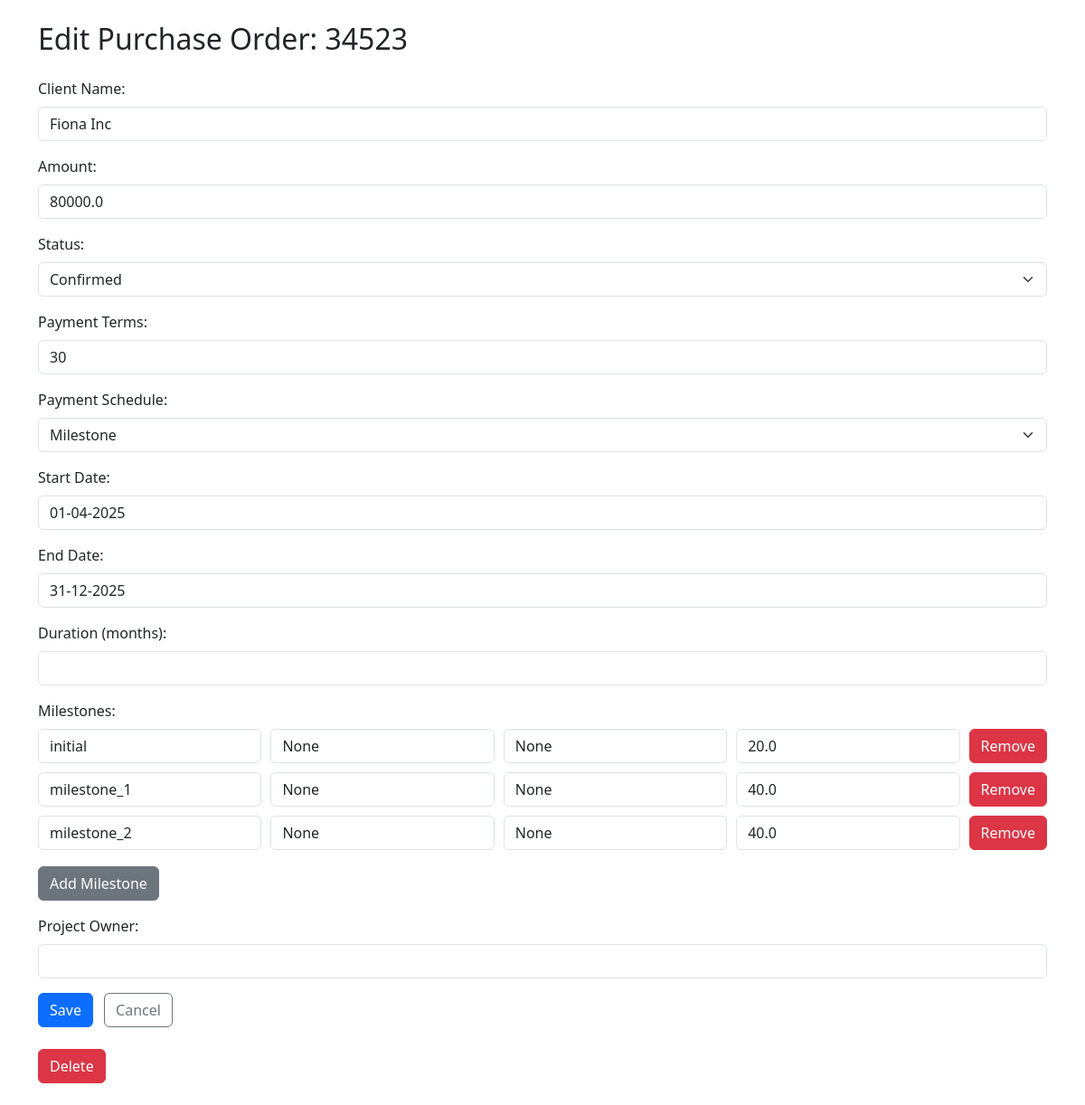
Before: /edit_po/34523 with the older database file.
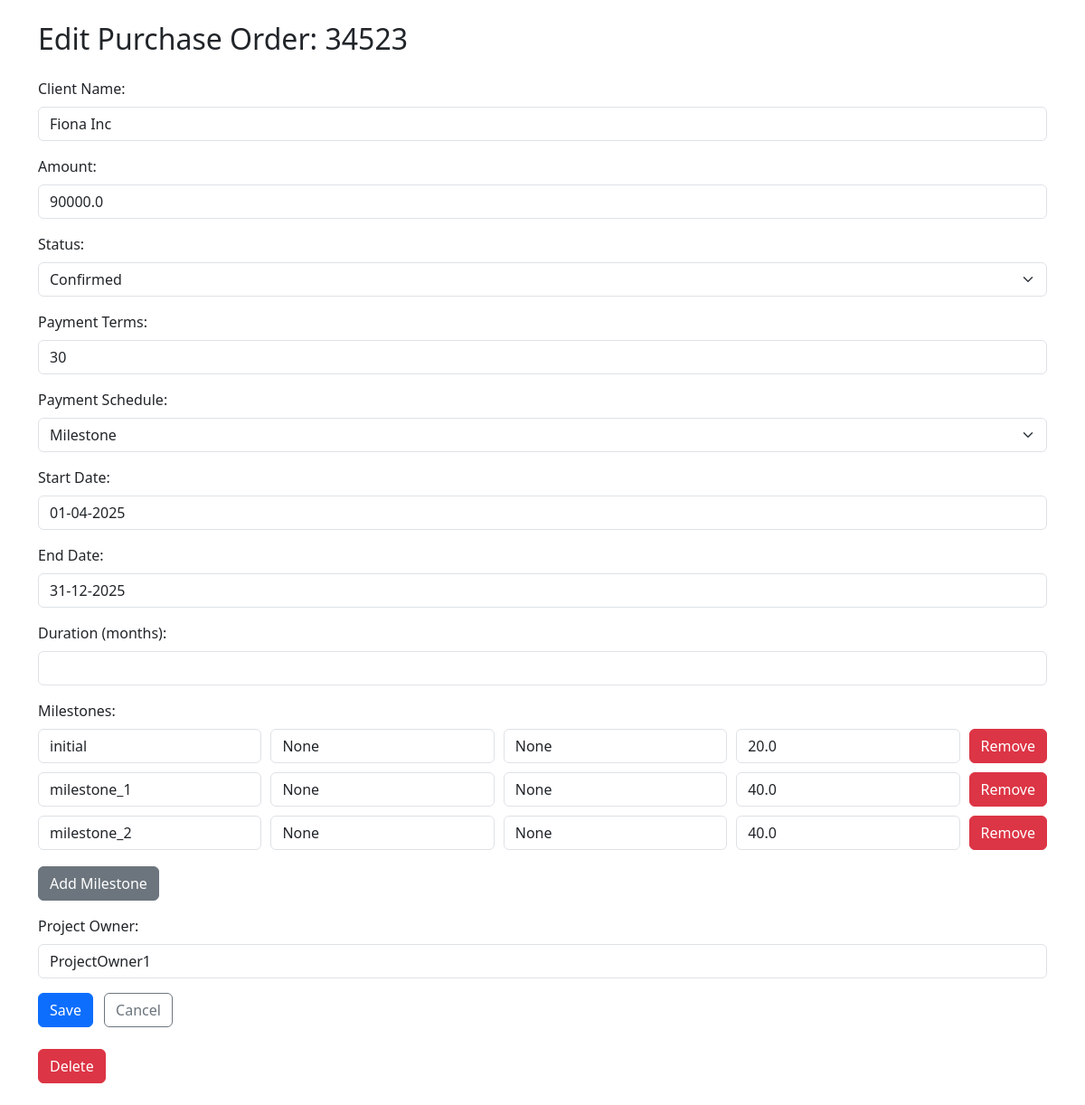
After: the same page with the newer database file.
### db/database.py (models this page shows)
class PurchaseOrder(Base):
    __tablename__ = "purchase_orders"
    id = Column(Integer, primary_key=True, index=True)
    po_id = Column(String, unique=True, index=True)
    client_name = Column(String)
    amount = Column(Float)
    status = Column(String)
    payment_terms = Column(Integer)
    payment_type = Column(String)
    start_date = Column(String)
    end_date = Column(String)
    duration_months = Column(Integer)
    payment_frequency = Column(Integer, nullable=True)
    project_owner = Column(String, nullable=True)
    milestones = relationship("Milestone", cascade="all, delete-orphan", backref="purchase_order")
    payment_schedule = relationship("PaymentSchedule", cascade="all, delete-orphan", backref="purchase_order")

class Milestone(Base):
    __tablename__ = "milestones"
    id = Column(Integer, primary_key=True)
    po_id = Column(String, ForeignKey("purchase_orders.po_id"))
    milestone_name = Column(String)
    milestone_description = Column(String, nullable=True)
    milestone_due_date = Column(String, nullable=True)
    milestone_percentage = Column(Float)

### app.py (the view, shortened to what this page needs)
@app.route('/edit_po/<po_id>', methods=['GET', 'POST'])
def edit_po(po_id):
    po = get_po_with_schedule(po_id)
    if not po:
        return f"<p>PO with ID {po_id} not found.</p>"
    return render_template('edit_po.html', po=po)

### app.py (called while the page is built)
@app.before_request
def load_logged_in_user():
    g.user = None
    if 'username' in session:
        g.user = session['username']

### templates/edit_po.html (shortened to what this page needs)
<!DOCTYPE html>
<html lang="en">
<head>
    <link href="https://cdn.jsdelivr.net/npm/bootstrap@5.3.3/dist/css/bootstrap.min.css" rel="stylesheet">
</head>
<body>
    <div class="container mt-4">
        <h2 class="mb-4">Edit Purchase Order: {{ po['po_id'] }}</h2>
        <form method="post">
            <div class="mb-3">
                <label for="client_name" class="form-label">Client Name:</label>
                <input type="text" class="form-control" id="client_name" name="client_name" value="{{ po['client_name'] }}" required>
            </div>
            <div class="mb-3">
                <label for="amount" class="form-label">Amount:</label>
                <input type="number" step="0.01" class="form-control" id="amount" name="amount" value="{{ po['amount'] }}" required>
            </div>
            <div class="mb-3">
                <label for="status" class="form-label">Status:</label>
                <select class="form-select" id="status" name="status" required>
                    <option value="Confirmed" {% if po['status'] == 'Confirmed' %}selected{% endif %}>Confirmed</option>
                </select>
            </div>
            <div class="mb-3">
                <label for="payment_terms" class="form-label">Payment Terms:</label>
                <input type="number" class="form-control" id="payment_terms" name="payment_terms" value="{{ po['payment_terms'] }}">
            </div>
            <div class="mb-3">
                <label for="payment_type" class="form-label">Payment Schedule:</label>
                <select class="form-select" id="payment_type" name="payment_type">
                    <option value="milestone" {% if po['payment_type'] == 'milestone' %}selected{% endif %}>Milestone</option>
                </select>
            </div>
            <div class="mb-3">
                <label for="start_date" class="form-label">Start Date:</label>
                <input type="text" class="form-control" id="start_date" name="start_date" value="{{ po['start_date'] }}">
            </div>
            <div class="mb-3">
                <label for="end_date" class="form-label">End Date:</label>
                <input type="text" class="form-control" id="end_date" name="end_date" value="{{ po['end_date'] }}">
            </div>
            <div class="mb-3">
                <label for="duration_months" class="form-label">Duration (months):</label>
                <input type="number" class="form-control" id="duration_months" name="duration_months" value="{{ po['duration_months'] }}">
            </div>
            {% if po['payment_type'] == 'milestone' %}
            <div class="mb-3 milestone-fields">
                <label class="form-label">Milestones:</label>
                <div id="milestones-list">
                    {% for ms in po['milestones'] %}
                    <div class="milestone-entry">
                        <input type="text" class="form-control" name="milestone_name" placeholder="Name" value="{{ ms['milestone_name'] }}" required>
                        <input type="text" class="form-control" name="milestone_description" placeholder="Description" value="{{ ms['milestone_description'] }}">
                        <input type="text" class="form-control" name="milestone_due_date" placeholder="Invoice Date" value="{{ ms['milestone_due_date'] }}">
                        <input type="number" step="0.01" class="form-control" name="milestone_percentage" placeholder="%" value="{{ ms['milestone_percentage'] }}" required>
                        <button type="button" class="btn btn-danger" onclick="removeMilestone(this)">Remove</button>
                    </div>
                    {% endfor %}
                </div>
                <button type="button" class="btn btn-secondary mt-2" onclick="addMilestone()">Add Milestone</button>
            </div>
            {% endif %}
            <div class="mb-3">
                <label for="project_owner" class="form-label">Project Owner:</label>
                <input type="text" class="form-control" id="project_owner" name="project_owner" value="{{ po['project_owner'] if po['project_owner'] else '' }}">
            </div>
            <button type="submit" class="btn btn-primary me-2">Save</button>
            <a href="{{ url_for('forecast') }}" class="btn btn-outline-secondary">Cancel</a>
        </form>
       <div class="my-4">
         <form action="{{ url_for('delete_po', po_id=po.po_id) }}" method="POST" onsubmit="return confirm('Are you sure you want to delete this PO?');">
  <button type="submit" class="btn btn-danger "> Delete</button>
</form>
       </div>
    </div>
</body>
</html>

### templates/edit_po.html (style rules this page uses)
.milestone-entry, .schedule-entry { display: flex; gap: 10px; margin-bottom: 10px; flex-wrap: wrap; }
.milestone-entry input, .schedule-entry input { flex: 1; min-width: 150px; }

Changed rows visible on the page:
changed PurchaseOrder "Fiona Inc": amount "80000.0" → "90000.0"; project_owner (not shown) → "ProjectOwner1"
